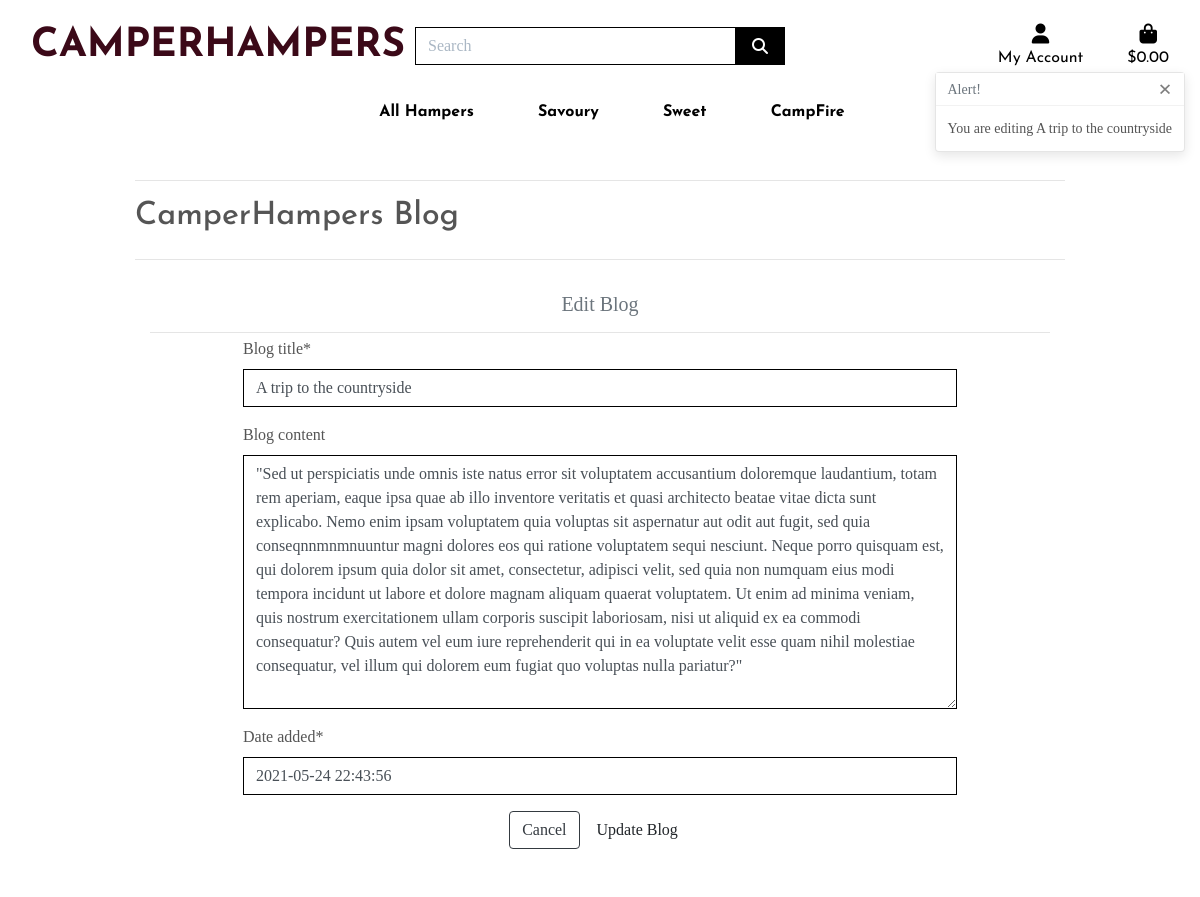
The app's page /blog/edit/1/ (signed in) with its own data.
### blog/models.py (models this page shows, shortened)
class OwnerBlog(models.Model):
    blog_title = models.CharField(max_length=254)
    blog_content = models.TextField(blank=True, null=True, default='')
    date_added = models.DateTimeField(default=timezone.now)
    class Meta:
        ordering = ['-date_added']

### blog/views.py (the view)
# urls.py: path('edit/<int:blog_id>/', views.edit_blog,
@login_required
def edit_blog(request, blog_id):
    if not request.user.is_superuser:
        messages.error(request, 'Sorry, only Camper Hampers owners can do that.')
        return redirect(reverse('blog'))
    blog = get_object_or_404(OwnerBlog, pk=blog_id)
    if request.method == 'POST':
        form = BlogForm(
            request.POST, request.FILES, instance=blog)
        if form.is_valid():
            form.save()
            messages.success(request, 'Successfully updated blog post!')
            return redirect(reverse('blog'))
        else:
            messages.error(request, 'Failed to update blog post. \
                                     Please ensure the form is valid.')
    else:
        form = BlogForm(instance=blog)
        messages.info(request, f'You are editing {blog.blog_title}')
    template = 'blog/edit_blog.html'
    context = {
        'form': form,
        'blog': blog,
    }
    return render(request, template, context)

### blog/forms.py
class BlogForm(forms.ModelForm):
    class Meta:
        model = OwnerBlog
        fields = ['blog_title', 'blog_content', 'date_added']
    def __init__(self, *args, **kwargs):
        super().__init__(*args, **kwargs)
        for field_name, field in self.fields.items():
            field.widget.attrs['class'] = 'border-black rounded-0'

### bag/contexts.py (called while the page is built, shortened)
def bag_contents(request):
    bag_items = []
    total = 0
    product_count = 0
    bag = request.session.get('bag', {})
    delivery = total * Decimal(settings.STANDARD_DELIVERY_PERCENTAGE / 100)
    grand_total = delivery + total
    context = {
        'bag_items': bag_items,
        'total': total,
        'product_count': product_count,
        'delivery': delivery,
        'grand_total': grand_total,
    }
    return context

### blog/templates/blog/edit_blog.html (shortened to what this page needs)
{% extends "base.html" %}
{% load static %}
{% block extra_css %}
    <link rel="stylesheet" href="{% static 'profiles/css/profile.css' %}">
{% endblock %}
{% block page_header %}
    <div class="container header-container">
    </div>
{% endblock %}
{% block content %}
<div class="overlay"></div>
<div class="container">
    <div class="row">
        <div class="col-12">
            <hr>
            <h2 class="logo-font mb-4">CamperHampers Blog</h2>
            <hr>
        </div>
    </div>
<div class="container-fluid">
    <div class="row">
        <div class="col text-center mt-3">
            <h5 class="text-muted">Edit Blog</h5>
            <hr class="w-100 mb-1">
        </div>
    </div>
</div>
<div class="container">
    <div class="row justify-content-md-center mb-5">
        <div class="col-12">
            <form method="POST" action="{% url 'edit_blog' blog.id %}" class="form mb-5" enctype="multipart/form-data">
                {{ form|crispy }}
                <div class="text-center">
                    <a href="{% url 'blog' %}" class="btn btn-outline-dark rounded-5">Cancel</a>
                    <button type="submit" class="btn form-button rounded-5">Update Blog</button>
                </div>
            </form>
        </div>
    </div>
</div>
{% endblock %}

### static/css/base.css (style rules this page uses)
html { height: 100%; }
body { background: url('/media/homepage_banner.jpg') no-repeat center center fixed; background-size: cover; height: calc(100vh - 164px); color: #555; font-family: 'Julius Sans One'; }
.logo-font { font-family: 'Josefin Sans', sans-serif; }
.border-black { border: 1px solid black !important; }
.overlay { height: 100%; width: 100%; top: 0; left: 0; position: fixed; background: white; z-index: -1; }
@media (min-width: 1200px) { .container { max-width: 80%; } }
@media (min-width: 992px) { .header-container { padding-top: 164px; } }

### records on screen
OwnerBlog: blog_title "A trip to the countryside", blog_content "\"Sed ut perspiciatis unde omnis iste natus error sit voluptatem accusantium doloremque laudantium, totam rem aperiam, eaque ipsa quae ab illo inventore veritatis et quasi architecto beatae vitae dicta sunt explicabo. Nemo enim ipsam voluptatem quia voluptas sit aspernatur aut odit aut fugit, sed quia conseqnnmnmnuuntur magni dolores eos qui ratione voluptatem sequi nesciunt. Neque porro quisquam est, qui dolorem ipsum quia dolor sit amet, consectetur, adipisci velit, sed quia non numquam eius modi tempora incidunt ut labore et dolore magnam aliquam quaerat voluptatem. Ut enim ad minima veniam, quis nostrum exercitationem ullam corporis suscipit laboriosam, nisi ut aliquid ex ea commodi…", date_added "2021-05-24 22:43:56"

### other values on screen
{{ message }} "You are editing A trip to the countryside"
